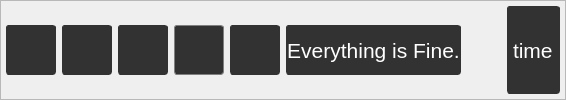
     <widget class="QFrame" name="shortcut_frame">
      <property name="sizePolicy">
       <sizepolicy hsizetype="Preferred" vsizetype="Preferred">
        <horstretch>0</horstretch>
        <verstretch>0</verstretch>
       </sizepolicy>
      </property>
      <property name="minimumSize">
       <size>
        <width>0</width>
        <height>65</height>
       </size>
      </property>
      <property name="styleSheet">
       <string notr="true"/>
      </property>
      <property name="frameShape">
       <enum>QFrame::StyledPanel</enum>
      </property>
      <property name="frameShadow">
       <enum>QFrame::Raised</enum>
      </property>
      <layout class="QHBoxLayout" name="horizontalLayout">
       <property name="leftMargin">
        <number>5</number>
       </property>
       <property name="topMargin">
        <number>5</number>
       </property>
       <property name="rightMargin">
        <number>5</number>
       </property>
       <property name="bottomMargin">
        <number>5</number>
       </property>
       <item>
        <widget class="QPushButton" name="dashboardPushButton">
         <property name="minimumSize">
          <size>
           <width>50</width>
           <height>50</height>
          </size>
         </property>
         <property name="maximumSize">
          <size>
           <width>50</width>
           <height>50</height>
          </size>
         </property>
         <property name="font">
          <font>
           <pointsize>16</pointsize>
           <bold>false</bold>
          </font>
         </property>
         <property name="styleSheet">
          <string notr="true">QPushButton{color: white; background-color: rgb(50,50,50); border-radius:3px;border-color: rgb(50,50,50);border-width: 1px;border-style: solid;}

QPushButton:checked{
color: white;background-color: rgb(90, 90, 90);
border-radius:3px;border-color: rgb(90,90,90);border-width: 1px;border-style: solid;}
QPushButton:disabled {
background-color: rgb(20,20,20);
color:darkgrey;border-radius:3px;border-color: rgb(20,20,20);border-width: 1px;border-style: solid;
}</string>
         </property>
         <property name="text">
          <string/>
         </property>
         <property name="icon">
          <iconset>
           <normaloff>../main/res/view-list-icons.svg</normaloff>../main/res/view-list-icons.svg</iconset>
         </property>
         <property name="iconSize">
          <size>
           <width>32</width>
           <height>32</height>
          </size>
         </property>
         <property name="checkable">
          <bool>true</bool>
         </property>
        </widget>
       </item>
       <item>
        <widget class="QPushButton" name="homePushButton">
         <property name="minimumSize">
          <size>
           <width>50</width>
           <height>50</height>
          </size>
         </property>
         <property name="maximumSize">
          <size>
           <width>50</width>
           <height>50</height>
          </size>
         </property>
         <property name="font">
          <font>
           <pointsize>16</pointsize>
           <bold>false</bold>
          </font>
         </property>
         <property name="styleSheet">
          <string notr="true">QPushButton{color: white; background-color: rgb(50,50,50); border-radius:3px;border-color: rgb(50,50,50);border-width: 1px;border-style: solid;}

QPushButton:checked{
color: white;background-color: rgb(90, 90, 90);
border-radius:3px;border-color: rgb(90,90,90);border-width: 1px;border-style: solid;}
QPushButton:disabled {
background-color: rgb(20,20,20);
color:darkgrey;border-radius:3px;border-color: rgb(20,20,20);border-width: 1px;border-style: solid;
}</string>
         </property>
         <property name="text">
          <string/>
         </property>
         <property name="icon">
          <iconset>
           <normaloff>../main/res/user-home.png</normaloff>../main/res/user-home.png</iconset>
         </property>
         <property name="iconSize">
          <size>
           <width>32</width>
           <height>32</height>
          </size>
         </property>
         <property name="checkable">
          <bool>true</bool>
         </property>
        </widget>
       </item>
       <item>
        <widget class="QPushButton" name="settingsPushButton">
         <property name="minimumSize">
          <size>
           <width>50</width>
           <height>50</height>
          </size>
         </property>
         <property name="maximumSize">
          <size>
           <width>50</width>
           <height>50</height>
          </size>
         </property>
         <property name="font">
          <font>
           <pointsize>16</pointsize>
           <bold>false</bold>
          </font>
         </property>
         <property name="autoFillBackground">
          <bool>false</bool>
         </property>
         <property name="styleSheet">
          <string notr="true">QPushButton{color: white; background-color: rgb(50,50,50); border-radius:3px;border-color: rgb(50,50,50);border-width: 1px;border-style: solid;}

QPushButton:checked{
color: white;background-color: rgb(90, 90, 90);
border-radius:3px;border-color: rgb(90,90,90);border-width: 1px;border-style: solid;}
QPushButton:disabled {
background-color: rgb(20,20,20);
color:darkgrey;border-radius:3px;border-color: rgb(20,20,20);border-width: 1px;border-style: solid;
}</string>
         </property>
         <property name="text">
          <string/>
         </property>
         <property name="icon">
          <iconset>
           <normaloff>../main/res/configure.svg</normaloff>../main/res/configure.svg</iconset>
         </property>
         <property name="iconSize">
          <size>
           <width>32</width>
           <height>32</height>
          </size>
         </property>
         <property name="checkable">
          <bool>true</bool>
         </property>
        </widget>
       </item>
       <item>
        <widget class="QPushButton" name="saveToFilePushButton">
         <property name="minimumSize">
          <size>
           <width>50</width>
           <height>50</height>
          </size>
         </property>
         <property name="maximumSize">
          <size>
           <width>50</width>
           <height>50</height>
          </size>
         </property>
         <property name="font">
          <font>
           <pointsize>16</pointsize>
           <bold>false</bold>
          </font>
         </property>
         <property name="styleSheet">
          <string notr="true">QPushButton:enabled{color: white; background-color: rgb(50,50,50); border-radius:3px;border-color: grey;border-width: 1px;border-style: solid;}

QPushButton:disabled {
background-color: rgb(20,20,20);
color:darkgrey;border-radius:3px;border-color: rgb(20,20,20);border-width: 1px;border-style: solid;
}
</string>
         </property>
         <property name="text">
          <string/>
         </property>
         <property name="icon">
          <iconset>
           <normaloff>../main/res/system-save-session.svg</normaloff>../main/res/system-save-session.svg</iconset>
         </property>
         <property name="iconSize">
          <size>
           <width>32</width>
           <height>32</height>
          </size>
         </property>
        </widget>
       </item>
       <item>
        <widget class="QPushButton" name="backPushButton">
         <property name="minimumSize">
          <size>
           <width>50</width>
           <height>50</height>
          </size>
         </property>
         <property name="maximumSize">
          <size>
           <width>50</width>
           <height>50</height>
          </size>
         </property>
         <property name="font">
          <font>
           <pointsize>16</pointsize>
           <bold>false</bold>
          </font>
         </property>
         <property name="autoFillBackground">
          <bool>false</bool>
         </property>
         <property name="styleSheet">
          <string notr="true">QPushButton{color: white; background-color: rgb(50,50,50); border-radius:3px;border-color: rgb(50,50,50);border-width: 1px;border-style: solid;}

QPushButton:checked{
color: white;background-color: rgb(90, 90, 90);
border-radius:3px;border-color: rgb(90,90,90);border-width: 1px;border-style: solid;}
QPushButton:disabled {
background-color: rgb(20,20,20);
color:darkgrey;border-radius:3px;border-color: rgb(20,20,20);border-width: 1px;border-style: solid;
}</string>
         </property>
         <property name="text">
          <string/>
         </property>
         <property name="icon">
          <iconset>
           <normaloff>../main/res/go-previous.svg</normaloff>../main/res/go-previous.svg</iconset>
         </property>
         <property name="iconSize">
          <size>
           <width>32</width>
           <height>32</height>
          </size>
         </property>
         <property name="checkable">
          <bool>false</bool>
         </property>
        </widget>
       </item>
       <item>
        <widget class="QLabel" name="status_bar">
         <property name="sizePolicy">
          <sizepolicy hsizetype="Expanding" vsizetype="Preferred">
           <horstretch>0</horstretch>
           <verstretch>0</verstretch>
          </sizepolicy>
         </property>
         <property name="minimumSize">
          <size>
           <width>100</width>
           <height>50</height>
          </size>
         </property>
         <property name="maximumSize">
          <size>
           <width>300</width>
           <height>50</height>
          </size>
         </property>
         <property name="font">
          <font>
           <pointsize>16</pointsize>
          </font>
         </property>
         <property name="styleSheet">
          <string notr="true">color: white; background-color: rgb(50,50,50); border-radius:3px;border-color: rgb(50,50,50);border-width: 1px;border-style: solid;</string>
         </property>
         <property name="text">
          <string>Everything is Fine.</string>
         </property>
         <property name="alignment">
          <set>Qt::AlignCenter</set>
         </property>
        </widget>
       </item>
       <item>
        <spacer name="horizontalSpacer_2">
         <property name="orientation">
          <enum>Qt::Horizontal</enum>
         </property>
         <property name="sizeHint" stdset="0">
          <size>
           <width>40</width>
           <height>20</height>
          </size>
         </property>
        </spacer>
       </item>
       <item>
        <widget class="QLabel" name="time_label">
         <property name="font">
          <font>
           <pointsize>16</pointsize>
          </font>
         </property>
         <property name="styleSheet">
          <string notr="true">color: white; background-color: rgb(50,50,50); border-radius:3px;border-color: rgb(50,50,50);border-width: 1px;border-style: solid;</string>
         </property>
         <property name="text">
          <string>time</string>
         </property>
        </widget>
       </item>
      </layout>
     </widget>
